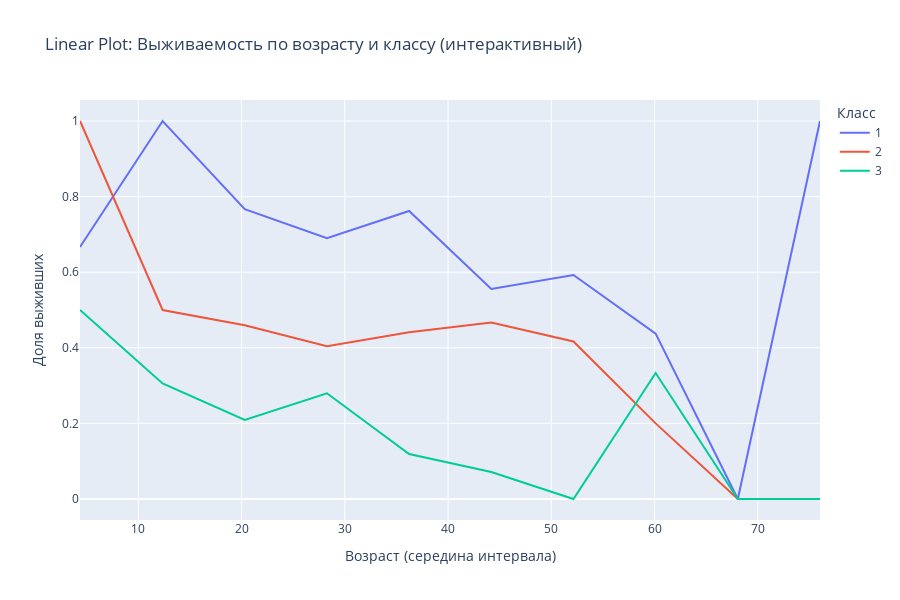

The cell this chart's notebook holds for it:
### Code cell
df_age = df_combined.dropna(subset=[age_col_viz, survived_col_viz, class_col_use]).copy()

if df_age[survived_col_viz].dtype.name == 'category':
    df_age['survived_numeric'] = pd.to_numeric(df_age[survived_col_viz].astype(str), errors='coerce')
else:
    df_age['survived_numeric'] = pd.to_numeric(df_age[survived_col_viz], errors='coerce')

age_bins = pd.cut(df_age[age_col_viz], bins=10)
survival_by_age_class = df_age.groupby([age_bins, class_col_use])['survived_numeric'].mean().reset_index()
survival_by_age_class['age_mid'] = survival_by_age_class[age_col_viz].apply(lambda x: x.mid)

fig = px.line(
    survival_by_age_class,
    x='age_mid',
    y='survived_numeric',
    color=class_col_use,
    title='Linear Plot: Выживаемость по возрасту и классу (интерактивный)',
    labels={'age_mid': 'Возраст (середина интервала)', 'survived_numeric': 'Доля выживших', class_col_use: 'Класс'}
)
fig.update_layout(width=900, height=600)
fig.show()

### Figure 1 — Plotly figure (JSON) as saved in the notebook; plotly's stock layout.template omitted (floating-point values rounded to 4 significant figures)
{"data": [{"hovertemplate": "Класс=1<br>Возраст (середина интервала)=%{x}<br>Доля выживших=%{y}<extra></extra>", "legendgroup": "1", "line": {"color": "#636efa", "dash": "solid"}, "marker": {"symbol": "circle"}, "mode": "lines", "name": "1", "orientation": "v", "showlegend": true, "type": "scatter", "x": [4.359, 12.36, 20.31, 28.27, 36.23, 44.19, 52.15, 60.11, 68.06, 76.02], "xaxis": "x", "y": [0.6667, 1.0, 0.7667, 0.6897, 0.7619, 0.5556, 0.5926, 0.4375, 0.0, 1.0], "yaxis": "y"}, {"hovertemplate": "Класс=2<br>Возраст (середина интервала)=%{x}<br>Доля выживших=%{y}<extra></extra>", "legendgroup": "2", "line": {"color": "#EF553B", "dash": "solid"}, "marker": {"symbol": "circle"}, "mode": "lines", "name": "2", "orientation": "v", "showlegend": true, "type": "scatter", "x": [4.359, 12.36, 20.31, 28.27, 36.23, 44.19, 52.15, 60.11, 68.06, 76.02], "xaxis": "x", "y": [1.0, 0.5, 0.4595, 0.4043, 0.4412, 0.4667, 0.4167, 0.2, 0.0, NaN], "yaxis": "y"}, {"hovertemplate": "Класс=3<br>Возраст (середина интервала)=%{x}<br>Доля выживших=%{y}<extra></extra>", "legendgroup": "3", "line": {"color": "#00cc96", "dash": "solid"}, "marker": {"symbol": "circle"}, "mode": "lines", "name": "3", "orientation": "v", "showlegend": true, "type": "scatter", "x": [4.359, 12.36, 20.31, 28.27, 36.23, 44.19, 52.15, 60.11, 68.06, 76.02], "xaxis": "x", "y": [0.5, 0.3056, 0.2091, 0.2796, 0.119, 0.07143, 0.0, 0.3333, 0.0, 0.0], "yaxis": "y"}], "layout": {"height": 600, "legend": {"title": {"text": "Класс"}, "tracegroupgap": 0}, "title": {"text": "Linear Plot: Выживаемость по возрасту и классу (интерактивный)"}, "width": 900, "xaxis": {"anchor": "y", "domain": [0, 1], "title": {"text": "Возраст (середина интервала)"}}, "yaxis": {"anchor": "x", "domain": [0, 1], "title": {"text": "Доля выживших"}}}}
